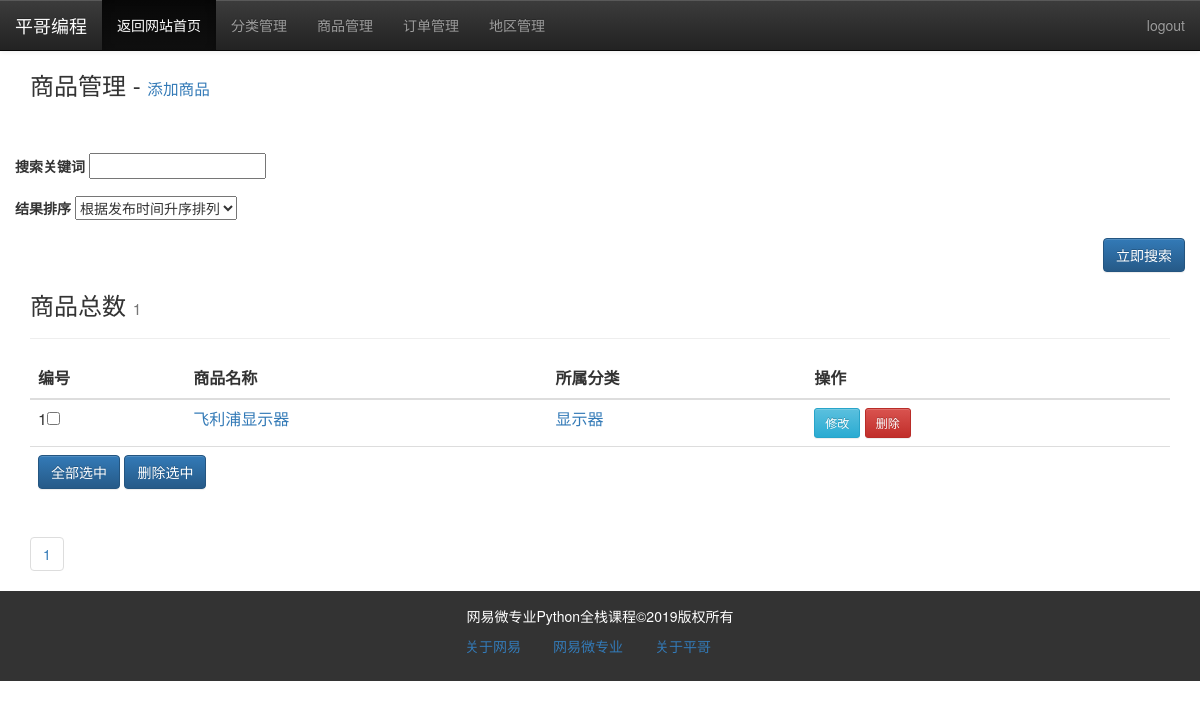
Before: /admin/manage/goods (signed in) with the older database file.
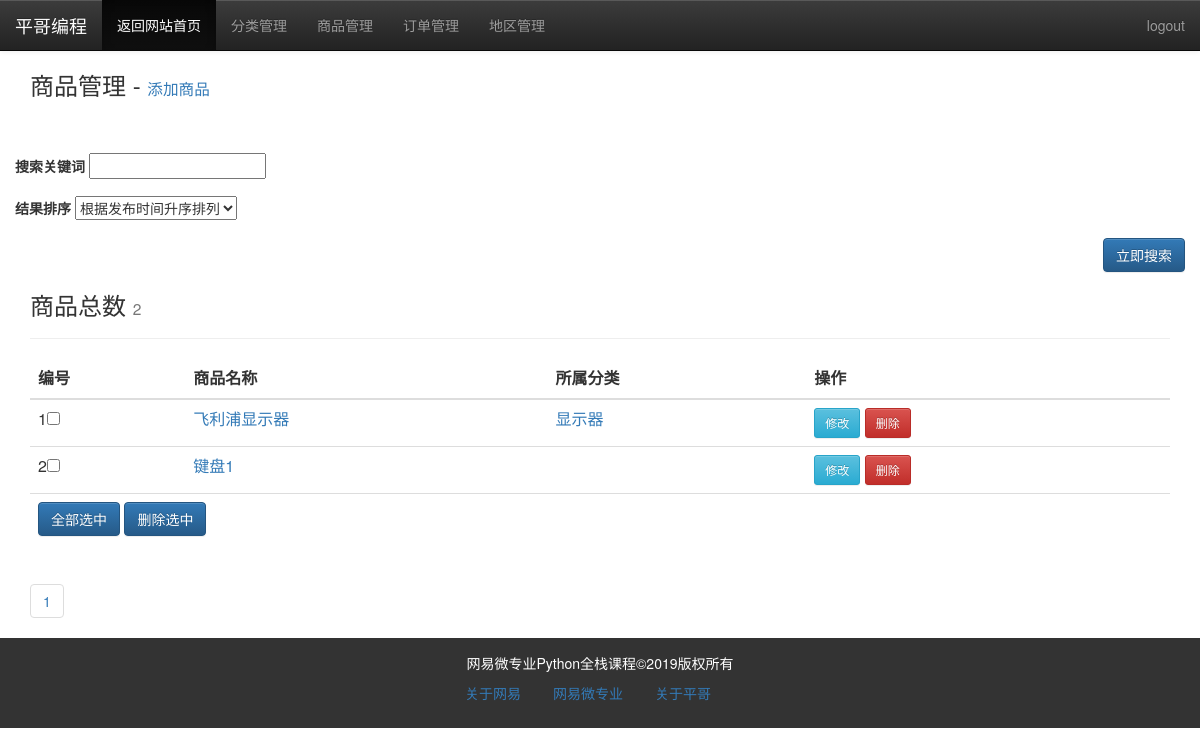
After: the same page with the newer database file.
### xp_mall/models/goods.py (models this page shows)
@whooshee.register_model("goods_title", "detail")
class Goods(db.Model):
    goods_id = db.Column(db.Integer, primary_key=True)
    goods_title = db.Column(db.String(100))
    goods_subhead = db.Column(db.String(100))
    category_id = db.Column(db.Integer, db.ForeignKey('goods_category.id'))
    thumb = db.Column(db.String(100))
    main_pic = db.Column(db.String(500))
    price = db.Column(db.FLOAT)
    detail = db.Column(db.TEXT)
    create_time = db.Column(db.DateTime)
    category = db.relationship('GoodsCategory')

### xp_mall/models/category.py (models this page shows)
class GoodsCategory(db.Model):
    id = db.Column(db.Integer, primary_key=True)
    name = db.Column(db.String(30), unique=True)
    order_id = db.Column(db.Integer)
    parent_id = db.Column(db.Integer, db.ForeignKey('goods_category.id'), default=None)
    goods = db.relationship('Goods', back_populates='category')
    parent = db.relationship('GoodsCategory', back_populates="sub_cates", remote_side=[id])
    sub_cates = db.relationship('GoodsCategory', back_populates="parent", cascade='all, delete-orphan', order_by=order_id)
    def delete(self):
        default_category = GoodsCategory.query.get(1)
        goods_list = self.goods[:]
        for goods in goods_list:
            goods.category = default_category
        db.session.delete(self)
        db.session.commit()

### xp_mall/admin/goods.py (the view, shortened to what this page needs)
@admin_module.route('/manage/goods', defaults={'page': 1})
@admin_module.route('/manage/goods/<int:page>', methods=['GET'])
@login_required
def manage_goods(page):
    form = SearchForm()
    goods_query =  Goods.query
    if request.args.get("category_id"):
        category_id = request.args.get("category_id")
        form.category_id.data = category_id
        goods_query = goods_query.filter_by(category_id=category_id)
    if request.args.get("keyword"):
        keyword = request.args.get("keyword")
        form.keyword.data = keyword
        goods_query = goods_query.whooshee_search(keyword)
    print(goods_query)
    pagination = goods_query.paginate(
         page,current_app.config['XPMALL_MANAGE_GOODS_PER_PAGE'])
    condition = request.query_string.decode()
    return render_template('admin/goods/goods_list.html', page=page,
                           pagination=pagination, form=form,
                           condition=condition)

### xp_mall/forms/goods.py
class SearchForm(FlaskForm):
    category_id = HiddenField("分类id")
    keyword = StringField("搜索关键词")
    order_type = SelectField("结果排序", choices=[(1, "根据发布时间升序排列"),
                                                 (2, "根据发布时间降序排列"),
                                                 (3, "根据商品价格升序排列"),
                                                 (4, "根据商品价格降序排列"),
                                                ])

### app.py (called while the page is built)
def register_request_handlers(app):
    @app.after_request
    def query_profiler(response):
        for q in get_debug_queries():
            if q.duration >= app.config['XPMALL_SLOW_QUERY_THRESHOLD']:
                app.logger.warning(
                    'Slow query: Duration: %fs\n Context: %s\nQuery: %s\n '
                    % (q.duration, q.context, q.statement)
                )
        return response

### xp_mall/admin/__init__.py (called while the page is built)
@admin_module.before_request
@login_required
def is_admin():
    if not current_user.is_admin :
        return redirect(url_for("login"))

### xp_mall/extensions.py (called while the page is built)
@login_manager.user_loader
def load_user(user_id):
    from xp_mall.models.member import Member
    user = Member.query.get(int(user_id))
    return user

### templates/admin/goods/goods_list.html (shortened to what this page needs)
{% extends "admin/admin_base.html" %}
{% block content %}
<div class="container">
    <div class="row">
        <div class="main col-md-12 col-lg-12 col-xs-12 col-sm-12" >
        <h3>商品管理 - <small><a href="{{ url_for("admin.new_goods") }}">添加商品</a> </small></h3>
        <div class="page-header">
            <form action="{{ url_for("admin.manage_goods",page=1) }}"  method="get" class="form-horizontal"  id="search_form">
                <div class="form-group">
                    {{ form.keyword.label }}
                    {{ form.keyword }}
                </div>
                <div class="form-group">
                    {{ form.order_type.label }}
                    {{ form.order_type }}
                </div>
                <div class="form-group ">
                    <input type="button" name="search" class="btn btn-primary pull-right search-btn" value="立即搜索">
                </div>
            </form>
            <h3>商品总数
                <small class="text-muted">{{ pagination.total }}</small>
            </h3>
        </div>
{% if pagination.total > 0 %}
        <table class="table">
            <thead>
            <tr>
                <th>编号</th>
                <th>商品名称</th>
                <th>所属分类</th>
                <th>操作</th>
            </tr>
            </thead>
            {% for goods in pagination.items %}
            <tr>
                <td>{{ loop.index + ((page - 1) * config.XPMALL_MANAGE_GOODS_PER_PAGE) }}<input type="checkbox" name="del_id" value="{{ goods.goods_id }}" /></td>
                <td><a href="{{ url_for('mall.show_goods', category_id=goods.category_id, goods_id=goods.goods_id) }}" target="_blank">{{ goods.goods_title }}</a></td>
                <td><a href="{{ url_for('admin.manage_goods', category_id=goods.category_id) }}">{{ goods.category.name }}</a>
                </td>
                <td>
                    <a class="btn btn-info btn-sm edit-btn"  href="{{ url_for('.edit_goods', goods_id=goods.goods_id) }}" target="_blank">修改</a>
                    <button type="submit" class="btn btn-danger btn-sm delete-btn" onclick="return confirm('Are you sure?');" data-href="{{ url_for('.delete_goods', goods_id=goods.goods_id)}}">删除
                    </button>
                </td>
            </tr>
            {% endfor %}
        <td colspan="4">
                            <input type="button"  class="btn btn-primary all" value="全部选中" />
                            <input type="button" class="btn btn-primary del-all" value="删除选中">
                        </td>
        </table>
        <div class="page-footer">
            <ul class="pagination">
                {% for page in pagination.iter_pages() %}
                    {% if page!=None %}
                <li><a href="{{ url_for("admin.manage_goods", page=page) }}?{{ condition }}">{{ page }}</a></li>
                    {% else %}
                    <li><a href="#">...</a></li>
                    {% endif %}
                {% endfor %}
            </ul>
        </div>
        {% else %}
        <div class="tip"><h5>暂无商品</h5></div>
    {% endif %}
        </div>
    </div>
</div>
{% endblock %}

Changed rows visible on the page:
added Goods: goods_title "键盘1"
Other visible differences:
{{ pagination.total }}: "1" → "2"
